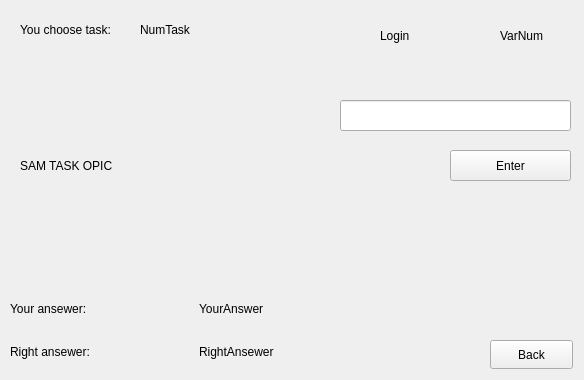
<?xml version="1.0" encoding="UTF-8"?>
<ui version="4.0">
 <class>TaskForm</class>
 <widget class="QWidget" name="TaskForm">
  <property name="geometry">
   <rect>
    <x>0</x>
    <y>0</y>
    <width>584</width>
    <height>380</height>
   </rect>
  </property>
  <property name="minimumSize">
   <size>
    <width>584</width>
    <height>380</height>
   </size>
  </property>
  <property name="maximumSize">
   <size>
    <width>584</width>
    <height>380</height>
   </size>
  </property>
  <property name="acceptDrops">
   <bool>false</bool>
  </property>
  <property name="windowTitle">
   <string>Form</string>
  </property>
  <widget class="QLabel" name="label">
   <property name="geometry">
    <rect>
     <x>20</x>
     <y>20</y>
     <width>111</width>
     <height>20</height>
    </rect>
   </property>
   <property name="text">
    <string>You choose task:</string>
   </property>
  </widget>
  <widget class="QLabel" name="NumTask">
   <property name="geometry">
    <rect>
     <x>140</x>
     <y>20</y>
     <width>63</width>
     <height>20</height>
    </rect>
   </property>
   <property name="text">
    <string>NumTask</string>
   </property>
  </widget>
  <widget class="QPushButton" name="BackButton">
   <property name="geometry">
    <rect>
     <x>490</x>
     <y>340</y>
     <width>83</width>
     <height>29</height>
    </rect>
   </property>
   <property name="text">
    <string>Back</string>
   </property>
  </widget>
  <widget class="QLineEdit" name="lineEdit">
   <property name="geometry">
    <rect>
     <x>340</x>
     <y>100</y>
     <width>231</width>
     <height>31</height>
    </rect>
   </property>
  </widget>
  <widget class="QLabel" name="VarNum">
   <property name="geometry">
    <rect>
     <x>500</x>
     <y>20</y>
     <width>61</width>
     <height>31</height>
    </rect>
   </property>
   <property name="text">
    <string>VarNum</string>
   </property>
  </widget>
  <widget class="QLabel" name="label_2">
   <property name="geometry">
    <rect>
     <x>20</x>
     <y>60</y>
     <width>321</width>
     <height>211</height>
    </rect>
   </property>
   <property name="text">
    <string>SAM TASK OPIC</string>
   </property>
  </widget>
  <widget class="QPushButton" name="EnterButton">
   <property name="geometry">
    <rect>
     <x>450</x>
     <y>150</y>
     <width>121</width>
     <height>31</height>
    </rect>
   </property>
   <property name="maximumSize">
    <size>
     <width>424</width>
     <height>16777215</height>
    </size>
   </property>
   <property name="text">
    <string>Enter</string>
   </property>
  </widget>
  <widget class="QWidget" name="horizontalLayoutWidget">
   <property name="geometry">
    <rect>
     <x>10</x>
     <y>290</y>
     <width>371</width>
     <height>80</height>
    </rect>
   </property>
   <layout class="QHBoxLayout" name="horizontalLayout">
    <item>
     <layout class="QVBoxLayout" name="verticalLayout">
      <item>
       <widget class="QLabel" name="label_3">
        <property name="text">
         <string>Your ansewer:</string>
        </property>
       </widget>
      </item>
      <item>
       <widget class="QLabel" name="label_4">
        <property name="text">
         <string>Right ansewer:</string>
        </property>
       </widget>
      </item>
     </layout>
    </item>
    <item>
     <layout class="QVBoxLayout" name="verticalLayout_2">
      <item>
       <widget class="QLabel" name="YourTask_2">
        <property name="text">
         <string>YourAnswer</string>
        </property>
       </widget>
      </item>
      <item>
       <widget class="QLabel" name="RightTask_3">
        <property name="text">
         <string>RightAnsewer</string>
        </property>
       </widget>
      </item>
     </layout>
    </item>
   </layout>
  </widget>
  <widget class="QLabel" name="Login">
   <property name="geometry">
    <rect>
     <x>380</x>
     <y>20</y>
     <width>61</width>
     <height>31</height>
    </rect>
   </property>
   <property name="text">
    <string>Login</string>
   </property>
  </widget>
 </widget>
 <resources/>
 <connections/>
</ui>
